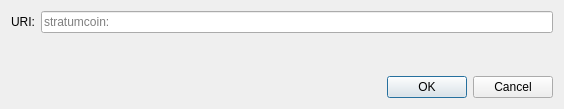
<?xml version="1.0" encoding="UTF-8"?>
<ui version="4.0">
 <class>OpenURIDialog</class>
 <widget class="QDialog" name="OpenURIDialog">
  <property name="geometry">
   <rect>
    <x>0</x>
    <y>0</y>
    <width>564</width>
    <height>109</height>
   </rect>
  </property>
  <property name="windowTitle">
   <string>Open stratumcoin URI</string>
  </property>
  <layout class="QVBoxLayout" name="verticalLayout">
   <item>
    <layout class="QHBoxLayout" name="horizontalLayout">
     <item>
      <widget class="QLabel" name="label">
       <property name="text">
        <string>URI:</string>
       </property>
      </widget>
     </item>
     <item>
      <widget class="QValidatedLineEdit" name="uriEdit">
       <property name="placeholderText">
        <string notr="true">stratumcoin:</string>
       </property>
      </widget>
     </item>
    </layout>
   </item>
   <item>
    <spacer name="verticalSpacer">
     <property name="orientation">
      <enum>Qt::Vertical</enum>
     </property>
     <property name="sizeHint" stdset="0">
      <size>
       <width>20</width>
       <height>40</height>
      </size>
     </property>
    </spacer>
   </item>
   <item>
    <widget class="QDialogButtonBox" name="buttonBox">
     <property name="orientation">
      <enum>Qt::Horizontal</enum>
     </property>
     <property name="standardButtons">
      <set>QDialogButtonBox::Cancel|QDialogButtonBox::Ok</set>
     </property>
    </widget>
   </item>
  </layout>
 </widget>
 <customwidgets>
  <customwidget>
   <class>QValidatedLineEdit</class>
   <extends>QLineEdit</extends>
   <header>qt/qvalidatedlineedit.h</header>
  </customwidget>
 </customwidgets>
 <resources/>
 <connections>
  <connection>
   <sender>buttonBox</sender>
   <signal>accepted()</signal>
   <receiver>OpenURIDialog</receiver>
   <slot>accept()</slot>
   <hints>
    <hint type="sourcelabel">
     <x>248</x>
     <y>254</y>
    </hint>
    <hint type="destinationlabel">
     <x>157</x>
     <y>274</y>
    </hint>
   </hints>
  </connection>
  <connection>
   <sender>buttonBox</sender>
   <signal>rejected()</signal>
   <receiver>OpenURIDialog</receiver>
   <slot>reject()</slot>
   <hints>
    <hint type="sourcelabel">
     <x>316</x>
     <y>260</y>
    </hint>
    <hint type="destinationlabel">
     <x>286</x>
     <y>274</y>
    </hint>
   </hints>
  </connection>
 </connections>
</ui>
